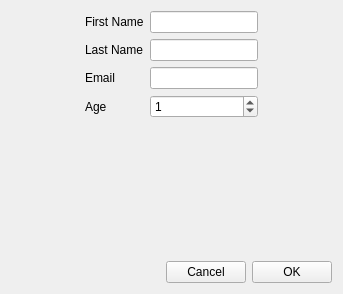
<?xml version="1.0" encoding="UTF-8"?>
<ui version="4.0">
 <class>ProfileInfo</class>
 <widget class="QWidget" name="ProfileInfo">
  <property name="geometry">
   <rect>
    <x>0</x>
    <y>0</y>
    <width>343</width>
    <height>294</height>
   </rect>
  </property>
  <property name="sizePolicy">
   <sizepolicy hsizetype="Fixed" vsizetype="Fixed">
    <horstretch>0</horstretch>
    <verstretch>0</verstretch>
   </sizepolicy>
  </property>
  <property name="windowTitle">
   <string>Enter Profile Info</string>
  </property>
  <layout class="QGridLayout" name="gridLayout">
   <item row="0" column="0">
    <layout class="QVBoxLayout" name="verticalLayout">
     <item>
      <layout class="QHBoxLayout" name="horizontalLayout_2">
       <item>
        <spacer name="horizontalSpacer">
         <property name="orientation">
          <enum>Qt::Horizontal</enum>
         </property>
         <property name="sizeHint" stdset="0">
          <size>
           <width>40</width>
           <height>20</height>
          </size>
         </property>
        </spacer>
       </item>
       <item>
        <layout class="QFormLayout" name="formLayout">
         <item row="0" column="1">
          <widget class="QLineEdit" name="firstNameLineEdit"/>
         </item>
         <item row="1" column="0">
          <widget class="QLabel" name="label_2">
           <property name="text">
            <string>Last Name</string>
           </property>
          </widget>
         </item>
         <item row="1" column="1">
          <widget class="QLineEdit" name="lastNameLineEdit"/>
         </item>
         <item row="2" column="0">
          <widget class="QLabel" name="label_3">
           <property name="text">
            <string>Email</string>
           </property>
          </widget>
         </item>
         <item row="2" column="1">
          <widget class="QLineEdit" name="emailLineEdit"/>
         </item>
         <item row="3" column="0">
          <widget class="QLabel" name="label_4">
           <property name="text">
            <string>Age</string>
           </property>
          </widget>
         </item>
         <item row="3" column="1">
          <widget class="QSpinBox" name="ageSpinBox">
           <property name="value">
            <number>1</number>
           </property>
          </widget>
         </item>
         <item row="0" column="0">
          <widget class="QLabel" name="label">
           <property name="text">
            <string>First Name</string>
           </property>
          </widget>
         </item>
        </layout>
       </item>
       <item>
        <spacer name="horizontalSpacer_2">
         <property name="orientation">
          <enum>Qt::Horizontal</enum>
         </property>
         <property name="sizeHint" stdset="0">
          <size>
           <width>40</width>
           <height>20</height>
          </size>
         </property>
        </spacer>
       </item>
      </layout>
     </item>
     <item>
      <spacer name="verticalSpacer">
       <property name="orientation">
        <enum>Qt::Vertical</enum>
       </property>
       <property name="sizeHint" stdset="0">
        <size>
         <width>20</width>
         <height>40</height>
        </size>
       </property>
      </spacer>
     </item>
     <item>
      <layout class="QHBoxLayout" name="horizontalLayout_3">
       <item>
        <spacer name="horizontalSpacer_3">
         <property name="orientation">
          <enum>Qt::Horizontal</enum>
         </property>
         <property name="sizeHint" stdset="0">
          <size>
           <width>40</width>
           <height>20</height>
          </size>
         </property>
        </spacer>
       </item>
       <item>
        <layout class="QHBoxLayout" name="horizontalLayout">
         <item>
          <widget class="QPushButton" name="cancelPushButton">
           <property name="text">
            <string>Cancel</string>
           </property>
          </widget>
         </item>
         <item>
          <widget class="QPushButton" name="pushButton_2">
           <property name="text">
            <string>OK</string>
           </property>
          </widget>
         </item>
        </layout>
       </item>
      </layout>
     </item>
    </layout>
   </item>
  </layout>
 </widget>
 <resources/>
 <connections/>
</ui>
